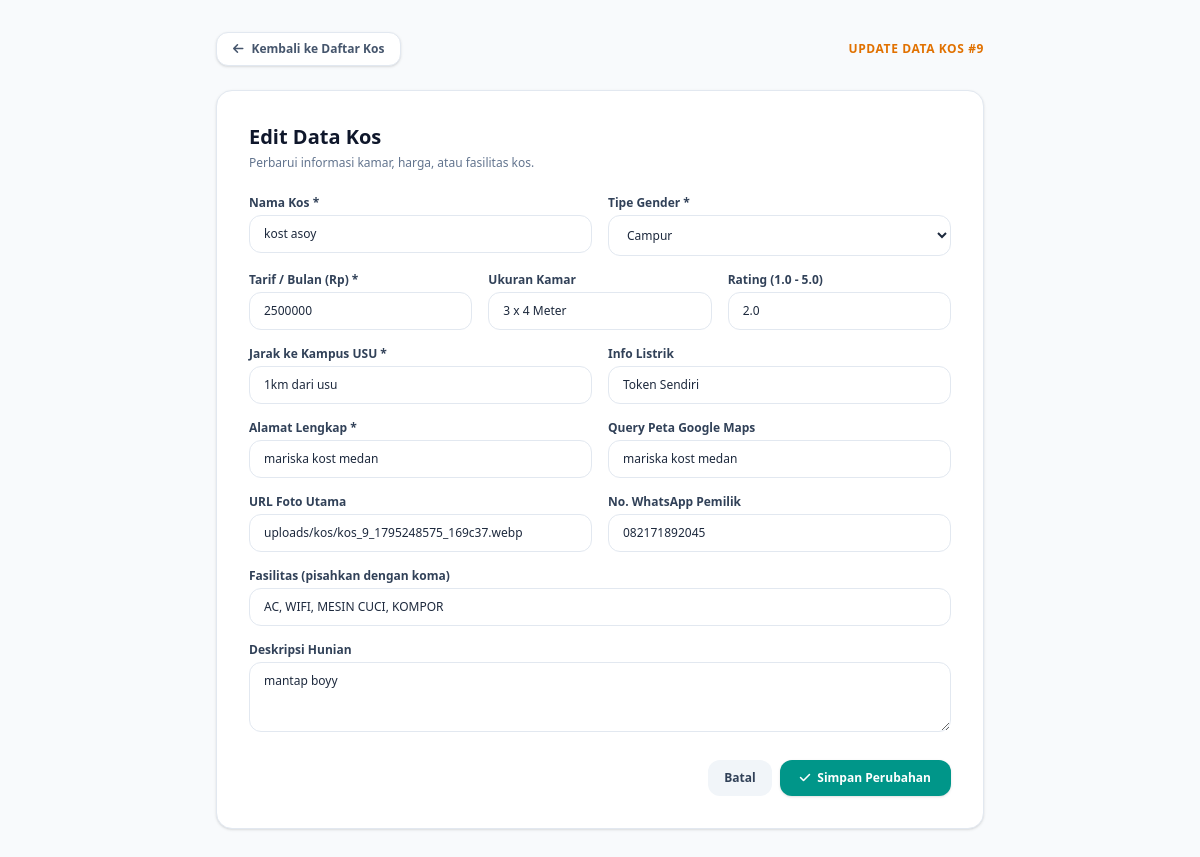
The page /admin/edit.php?id=9 on the database its author committed.
### tables this page shows
CREATE TABLE `kos` (
  `id` int(10) UNSIGNED NOT NULL,
  `owner_id` int(10) UNSIGNED DEFAULT NULL,
  `name` varchar(150) NOT NULL,
  `type` enum('Putri','Putra','Campur') NOT NULL,
  `price` int(10) UNSIGNED NOT NULL,
  `distance` varchar(150) NOT NULL,
  `address` varchar(255) NOT NULL,
  `campus_name` varchar(120) DEFAULT NULL,
  `rating` decimal(2,1) NOT NULL DEFAULT 4.8,
  `size` varchar(60) NOT NULL,
  `electricity` varchar(120) NOT NULL,
  `pdam` varchar(100) DEFAULT 'Sudah Termasuk Biaya Kos',
  `security` varchar(100) DEFAULT 'CCTV 24 Jam',
  `description` text NOT NULL,
  `rules` text DEFAULT NULL,
  `facilities` text NOT NULL,
  `map_query` varchar(150) NOT NULL,
  `main_image` varchar(255) NOT NULL,
  `gallery_images` text DEFAULT NULL,
  `owner_whatsapp` varchar(25) NOT NULL DEFAULT '6281260007890',
  `status` enum('pending','approved','rejected') NOT NULL DEFAULT 'approved',
  `created_at` timestamp NOT NULL DEFAULT current_timestamp(),
  `available_rooms` int(10) UNSIGNED NOT NULL DEFAULT 1
);

### admin/edit.php (the view, shortened to what this page needs)
<?php
require_once '../config/db.php';
$id = isset($_GET['id']) ? (int)$_GET['id'] : 0;
$stmtGet = mysqli_prepare($conn, "SELECT * FROM kos WHERE id = ?");
mysqli_stmt_bind_param($stmtGet, "i", $id);
mysqli_stmt_execute($stmtGet);
$resGet = mysqli_stmt_get_result($stmtGet);
$kos = mysqli_fetch_assoc($resGet);
?>
<!DOCTYPE html>
<html lang="id">
<head>
    <script src="https://cdn.jsdelivr.net/npm/@tailwindcss/browser@4"></script>
    <link rel="stylesheet" href="https://cdnjs.cloudflare.com/ajax/libs/font-awesome/6.4.0/css/all.min.css">
</head>
<body class="bg-slate-50 font-sans text-slate-800 antialiased min-h-screen py-8 px-4">
    <div class="max-w-3xl mx-auto">
        <div class="flex items-center justify-between mb-6">
            <a href="index.php" class="inline-flex items-center gap-2 text-xs font-bold text-slate-600 hover:text-teal-600 bg-white px-4 py-2 rounded-xl border border-slate-200 shadow-sm">
                <i class="fa-solid fa-arrow-left"></i> Kembali ke Daftar Kos
            </a>
            <span class="text-xs font-bold text-amber-600 uppercase tracking-wider">Update Data Kos #<?= (int)$kos['id'] ?></span>
        </div>
        <div class="bg-white rounded-2xl border border-slate-200 shadow-sm p-6 sm:p-8">
            <h1 class="text-xl font-extrabold text-slate-900 mb-1">Edit Data Kos</h1>
            <p class="text-xs text-slate-500 mb-6">Perbarui informasi kamar, harga, atau fasilitas kos.</p>
            <form method="POST" class="space-y-4 text-xs">
                <div class="grid grid-cols-1 sm:grid-cols-2 gap-4">
                    <div>
                        <label class="font-bold text-slate-700 block mb-1">Nama Kos *</label>
                        <input type="text" name="name" required value="<?= htmlspecialchars($kos['name']) ?>" class="w-full px-3.5 py-2.5 rounded-xl border border-slate-200 focus:ring-2 focus:ring-teal-500 focus:outline-none">
                    </div>
                    <div>
                        <label class="font-bold text-slate-700 block mb-1">Tipe Gender *</label>
                        <select name="type" class="w-full px-3.5 py-2.5 rounded-xl border border-slate-200 bg-white focus:ring-2 focus:ring-teal-500 focus:outline-none">
                            <option value="Campur" <?= $kos['type'] === 'Campur' ? 'selected' : '' ?>>Campur</option>
                        </select>
                    </div>
                </div>
                <div class="grid grid-cols-1 sm:grid-cols-3 gap-4">
                    <div>
                        <label class="font-bold text-slate-700 block mb-1">Tarif / Bulan (Rp) *</label>
                        <input type="number" name="price" required min="100000" step="50000" value="<?= (int)$kos['price'] ?>" class="w-full px-3.5 py-2.5 rounded-xl border border-slate-200 focus:ring-2 focus:ring-teal-500 focus:outline-none">
                    </div>
                    <div>
                        <label class="font-bold text-slate-700 block mb-1">Ukuran Kamar</label>
                        <input type="text" name="size" value="<?= htmlspecialchars($kos['size']) ?>" class="w-full px-3.5 py-2.5 rounded-xl border border-slate-200 focus:ring-2 focus:ring-teal-500 focus:outline-none">
                    </div>
                    <div>
                        <label class="font-bold text-slate-700 block mb-1">Rating (1.0 - 5.0)</label>
                        <input type="number" name="rating" step="0.1" min="1" max="5" value="<?= htmlspecialchars($kos['rating']) ?>" class="w-full px-3.5 py-2.5 rounded-xl border border-slate-200 focus:ring-2 focus:ring-teal-500 focus:outline-none">
                    </div>
                </div>
                <div class="grid grid-cols-1 sm:grid-cols-2 gap-4">
                    <div>
                        <label class="font-bold text-slate-700 block mb-1">Jarak ke Kampus USU *</label>
                        <input type="text" name="distance" required value="<?= htmlspecialchars($kos['distance']) ?>" class="w-full px-3.5 py-2.5 rounded-xl border border-slate-200 focus:ring-2 focus:ring-teal-500 focus:outline-none">
                    </div>
                    <div>
                        <label class="font-bold text-slate-700 block mb-1">Info Listrik</label>
                        <input type="text" name="electricity" value="<?= htmlspecialchars($kos['electricity']) ?>" class="w-full px-3.5 py-2.5 rounded-xl border border-slate-200 focus:ring-2 focus:ring-teal-500 focus:outline-none">
                    </div>
                </div>
                <div class="grid grid-cols-1 sm:grid-cols-2 gap-4">
                    <div>
                        <label class="font-bold text-slate-700 block mb-1">Alamat Lengkap *</label>
                        <input type="text" name="address" required value="<?= htmlspecialchars($kos['address']) ?>" class="w-full px-3.5 py-2.5 rounded-xl border border-slate-200 focus:ring-2 focus:ring-teal-500 focus:outline-none">
                    </div>
                    <div>
                        <label class="font-bold text-slate-700 block mb-1">Query Peta Google Maps</label>
                        <input type="text" name="map_query" value="<?= htmlspecialchars($kos['map_query']) ?>" class="w-full px-3.5 py-2.5 rounded-xl border border-slate-200 focus:ring-2 focus:ring-teal-500 focus:outline-none">
                    </div>
                </div>
                <div class="grid grid-cols-1 sm:grid-cols-2 gap-4">
                    <div>
                        <label class="font-bold text-slate-700 block mb-1">URL Foto Utama</label>
                        <input type="text" name="main_image" value="<?= htmlspecialchars($kos['main_image']) ?>" class="w-full px-3.5 py-2.5 rounded-xl border border-slate-200 focus:ring-2 focus:ring-teal-500 focus:outline-none">
                    </div>
                    <div>
                        <label class="font-bold text-slate-700 block mb-1">No. WhatsApp Pemilik</label>
                        <input type="text" name="owner_whatsapp" value="<?= htmlspecialchars($kos['owner_whatsapp']) ?>" class="w-full px-3.5 py-2.5 rounded-xl border border-slate-200 focus:ring-2 focus:ring-teal-500 focus:outline-none">
                    </div>
                </div>
                <div>
                    <label class="font-bold text-slate-700 block mb-1">Fasilitas (pisahkan dengan koma)</label>
                    <input type="text" name="facilities" value="<?= htmlspecialchars($kos['facilities']) ?>" class="w-full px-3.5 py-2.5 rounded-xl border border-slate-200 focus:ring-2 focus:ring-teal-500 focus:outline-none">
                </div>
                <div>
                    <label class="font-bold text-slate-700 block mb-1">Deskripsi Hunian</label>
                    <textarea name="description" rows="3" class="w-full px-3.5 py-2.5 rounded-xl border border-slate-200 focus:ring-2 focus:ring-teal-500 focus:outline-none"><?= htmlspecialchars($kos['description']) ?></textarea>
                </div>
                <div class="pt-2 flex justify-end gap-2">
                    <a href="index.php" class="px-4 py-2.5 rounded-xl bg-slate-100 hover:bg-slate-200 text-slate-700 font-bold transition">Batal</a>
                    <button type="submit" class="px-5 py-2.5 rounded-xl bg-teal-600 hover:bg-teal-700 text-white font-bold shadow-sm transition">
                        <i class="fa-solid fa-check mr-1"></i> Simpan Perubahan
                    </button>
                </div>
            </form>
        </div>
    </div>
</body>
</html>

### rows shown on the page
kos: id "9", name "kost asoy", type "Campur", price "2500000", size "3 x 4 Meter", rating "2.0", distance "1km dari usu", electricity "Token Sendiri", address "mariska kost medan", map_query "mariska kost medan", main_image "uploads/kos/kos_9_1795248575_169c37.webp", owner_whatsapp "082171892045", facilities "AC, WIFI, MESIN CUCI, KOMPOR", description "mantap boyy"
